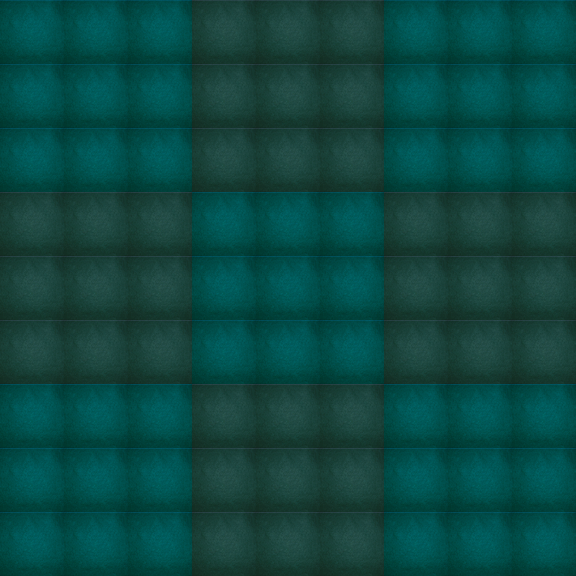

Tiled map render using the project's own tile images. Description and the map definition, with tile-layer contents summarised, below:
An orthogonal 9x9 tile map with 64x64 px tiles, 1 tile layer (块层 1).

<map version="1.0" orientation="orthogonal" renderorder="right-down" width="9" height="9" tilewidth="64" tileheight="64" nextobjectid="1">
 <tileset firstgid="1" name="grid" tilewidth="64" tileheight="64">
  <image source="../image/grid.png" width="128" height="64" />
 </tileset>
 <layer name="块层 1" width="9" height="9">
  <data>[81 cells, 81 non-empty, 2 distinct tile ids]</data>
 </layer>
</map>